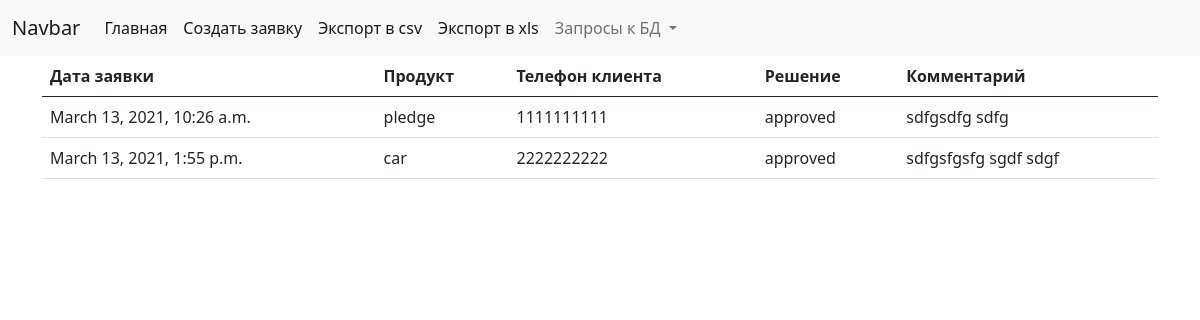
/query/new_prod/, run on the app's committed database.
### application/models.py (models this page shows, shortened)
class Application(models.Model):
    class Product(models.TextChoices):
        CAR = 'car', 'Авто'
        CONSUMER = 'consumer', 'Потреб'
        PLEDGE = 'pledge', 'Залог'
        MORTGAGE = 'mortgage', 'Ипотека'
        __empty__ = 'Выберите тип продукта'
    class Decision(models.TextChoices):
        APPROVED = 'approved', 'Одобрено'
        DENIED = 'denied', 'Отказано'
        TEMPORARILY_DENIED = 'temp_denied', 'Временный отказ'
        __empty__ = 'Решение по заявке'
    date = models.DateTimeField('Дата заявки', auto_now_add=True)
    product = models.CharField('Продукт', choices=Product.choices, max_length=20)
    phone = models.CharField(
        'Телефон клиента',
        validators=[validators.RegexValidator(
            regex='^[0-9]{10}$',
            message='Номер телефона должен быть в формате 0000000000'
        )],
        max_length=10,
        help_text='Номер телефона в формате 0000000000'
    )
    decision = models.CharField('Решение', choices=Decision.choices, max_length=20, blank=True, null=True)
    comment = models.TextField('Комментарий к решению', blank=True, null=True)
    version = IntegerVersionField()     # реализация конкурентности
    class Meta:
        verbose_name = 'Заявка'
        verbose_name_plural = 'Заявки'

### application/views.py (the view)
# urls.py: path('query/new_prod/', new_product_after_approve, name='new_product'),
def new_product_after_approve(request):
    response = queries.new_product_after_approve()
    context = {'data': response}
    return render(request, 'application/new_product_after_approve.html', context)

### application/utils/queries.py (called while the page is built)
def dictfetchall(cursor):
    columns = [col[0] for col in cursor.description]
    return [
        dict(zip(columns, row))
        for row in cursor.fetchall()
    ]

def new_product_after_approve():
    with connection.cursor() as cursor:
        cursor.execute(
            """
            WITH apps_approved as (
                SELECT *
                FROM application_application
                WHERE decision = 'approved'
                )
            SELECT *
            FROM application_application as app JOIN apps_approved as appr
            WHERE app.phone = appr.phone AND app.id > appr.id AND app.product != appr.product
            """
        )
        data = dictfetchall(cursor)
    return data

### application/templates/application/new_product_after_approve.html
{% extends 'application/base.html' %}
{% block content %}
<div class="container-sm">
    <table class="table table-hover">
        <thead>
          <tr>
            <th scope="col">Дата заявки</th>
            <th scope="col">Продукт</th>
            <th scope="col">Телефон клиента</th>
            <th scope="col">Решение</th>
            <th scope="col">Комментарий</th>
          </tr>
        </thead>
        <tbody>
            {% for app in data %}
            <tr>
              <td>{{ app.date }}</td>
              <td>{{ app.product }}</td>
              <td>{{ app.phone }}</td>
              <td>{{ app.decision }}</td>
              <td>{{ app.comment }}</td>
            </tr>
          {% endfor %}
        </tbody>
    </table>
</div>
{% endblock content %}

### data on the page
Application: date "March 13, 2021, 10:26 a.m.", product "pledge", phone "1111111111", decision "approved", comment "sdfgsdfg sdfg"
Application: date "March 13, 2021, 1:55 p.m.", product "car", phone "2222222222", decision "approved", comment "sdfgsfgsfg sgdf sdgf"
